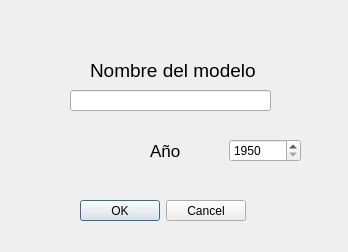
<?xml version="1.0" encoding="UTF-8"?>
<ui version="4.0">
 <class>guiprod_nuevo_modelo</class>
 <widget class="QDialog" name="guiprod_nuevo_modelo">
  <property name="geometry">
   <rect>
    <x>0</x>
    <y>0</y>
    <width>348</width>
    <height>252</height>
   </rect>
  </property>
  <property name="windowTitle">
   <string>Dialog</string>
  </property>
  <widget class="QLabel" name="label">
   <property name="geometry">
    <rect>
     <x>90</x>
     <y>50</y>
     <width>181</width>
     <height>41</height>
    </rect>
   </property>
   <property name="font">
    <font>
     <pointsize>14</pointsize>
    </font>
   </property>
   <property name="text">
    <string>Nombre del modelo</string>
   </property>
  </widget>
  <widget class="QDialogButtonBox" name="buttonBox">
   <property name="geometry">
    <rect>
     <x>80</x>
     <y>200</y>
     <width>166</width>
     <height>21</height>
    </rect>
   </property>
   <property name="standardButtons">
    <set>QDialogButtonBox::Cancel|QDialogButtonBox::Ok</set>
   </property>
  </widget>
  <widget class="QLineEdit" name="lineEdit">
   <property name="geometry">
    <rect>
     <x>70</x>
     <y>90</y>
     <width>201</width>
     <height>21</height>
    </rect>
   </property>
  </widget>
  <widget class="QWidget" name="">
   <property name="geometry">
    <rect>
     <x>150</x>
     <y>130</y>
     <width>151</width>
     <height>41</height>
    </rect>
   </property>
   <layout class="QHBoxLayout" name="horizontalLayout">
    <item>
     <widget class="QLabel" name="label_2">
      <property name="font">
       <font>
        <pointsize>13</pointsize>
       </font>
      </property>
      <property name="text">
       <string>Año</string>
      </property>
     </widget>
    </item>
    <item>
     <widget class="QSpinBox" name="spinBox">
      <property name="minimum">
       <number>1950</number>
      </property>
      <property name="maximum">
       <number>20000</number>
      </property>
     </widget>
    </item>
   </layout>
  </widget>
 </widget>
 <resources/>
 <connections/>
</ui>
